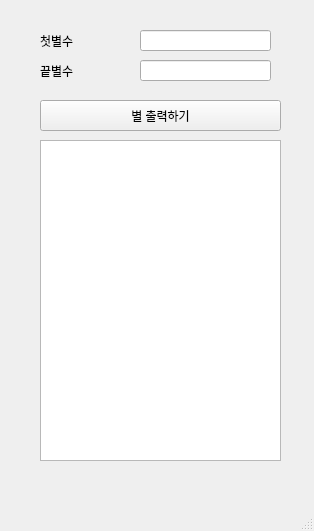
<?xml version="1.0" encoding="UTF-8"?>
<ui version="4.0">
 <class>MainWindow</class>
 <widget class="QMainWindow" name="MainWindow">
  <property name="enabled">
   <bool>true</bool>
  </property>
  <property name="geometry">
   <rect>
    <x>0</x>
    <y>0</y>
    <width>314</width>
    <height>531</height>
   </rect>
  </property>
  <property name="windowTitle">
   <string>MainWindow</string>
  </property>
  <widget class="QWidget" name="centralwidget">
   <widget class="QLabel" name="lbl_first">
    <property name="geometry">
     <rect>
      <x>40</x>
      <y>30</y>
      <width>91</width>
      <height>21</height>
     </rect>
    </property>
    <property name="text">
     <string>첫별수</string>
    </property>
   </widget>
   <widget class="QLineEdit" name="le_first">
    <property name="geometry">
     <rect>
      <x>140</x>
      <y>30</y>
      <width>131</width>
      <height>21</height>
     </rect>
    </property>
   </widget>
   <widget class="QPushButton" name="pb">
    <property name="geometry">
     <rect>
      <x>40</x>
      <y>100</y>
      <width>241</width>
      <height>31</height>
     </rect>
    </property>
    <property name="tabletTracking">
     <bool>false</bool>
    </property>
    <property name="text">
     <string>별 출력하기</string>
    </property>
   </widget>
   <widget class="QLineEdit" name="le_last">
    <property name="geometry">
     <rect>
      <x>140</x>
      <y>60</y>
      <width>131</width>
      <height>21</height>
     </rect>
    </property>
   </widget>
   <widget class="QLabel" name="lbl_last">
    <property name="geometry">
     <rect>
      <x>40</x>
      <y>60</y>
      <width>91</width>
      <height>21</height>
     </rect>
    </property>
    <property name="text">
     <string>끝별수</string>
    </property>
   </widget>
   <widget class="QTextEdit" name="te">
    <property name="geometry">
     <rect>
      <x>40</x>
      <y>140</y>
      <width>241</width>
      <height>321</height>
     </rect>
    </property>
   </widget>
  </widget>
  <widget class="QMenuBar" name="menubar">
   <property name="geometry">
    <rect>
     <x>0</x>
     <y>0</y>
     <width>314</width>
     <height>21</height>
    </rect>
   </property>
  </widget>
  <widget class="QStatusBar" name="statusbar"/>
 </widget>
 <resources/>
 <connections/>
</ui>
